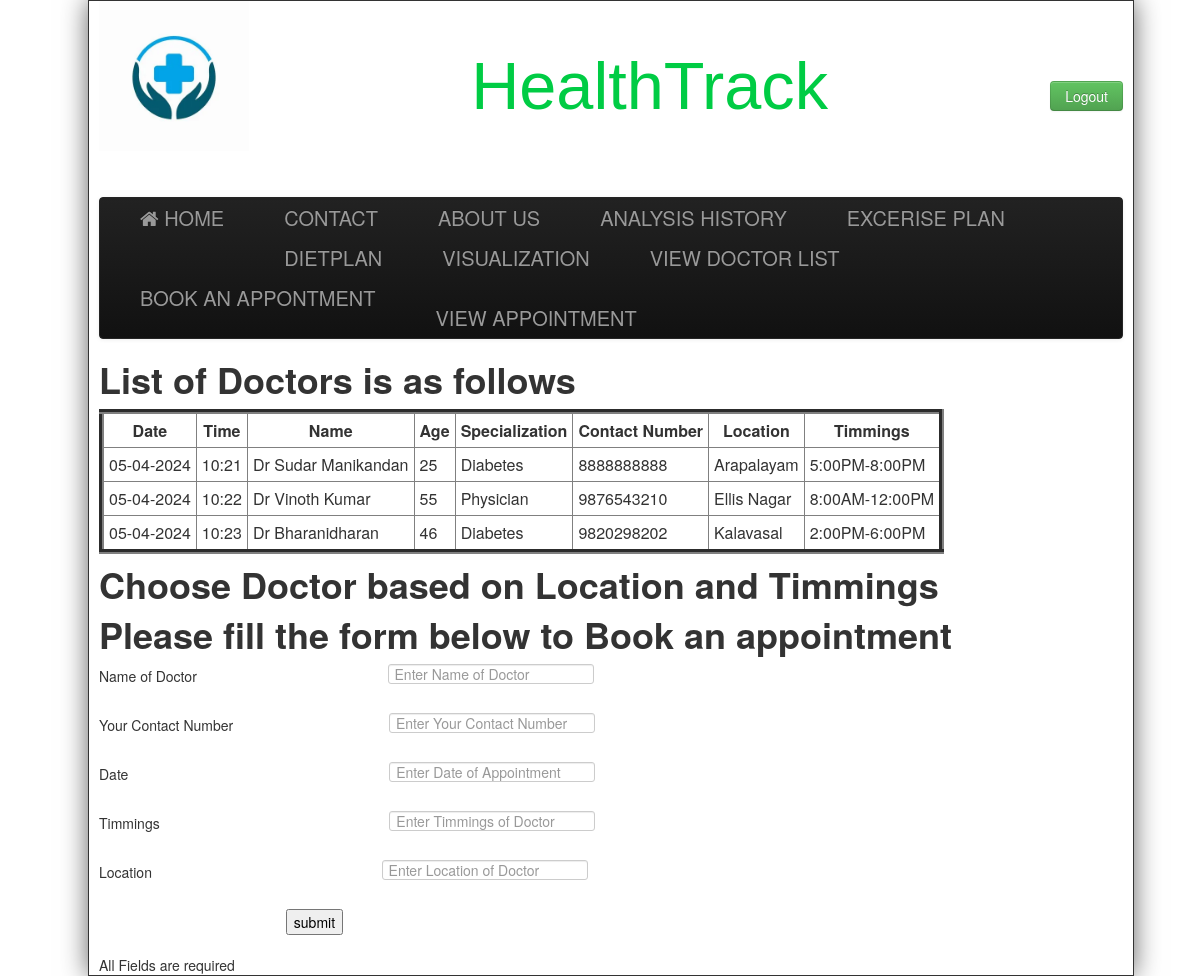
Screenshot of /booking.php with the database file from the repository.
### tables this page shows
CREATE TABLE `doctor` (
  `Name` varchar(255) NOT NULL,
  `Age` int(11) NOT NULL,
  `Specialization` varchar(255) NOT NULL,
  `Date` varchar(255) NOT NULL,
  `Time` varchar(255) NOT NULL,
  `CCC` varchar(255) NOT NULL,
  `Location` varchar(255) NOT NULL,
  `Timmings` varchar(255) NOT NULL,
  `Login_Id` varchar(255) NOT NULL,
  `Password` varchar(255) NOT NULL
);

### booking.php (the view, shortened to what this page needs)
<html>
<head>
	<link href="css/bootstrap.min.css" rel="stylesheet" ></link>
	<link href="css/bootstrap.css" rel="stylesheet" ></link>
	<link href="css/Default.css" rel="stylesheet" >	</link>
	<link rel="stylesheet" type="text/css" href="https://stackpath.bootstrapcdn.com/font-awesome/4.7.0/css/font-awesome.min.css"></link>
	<link href="https://stackpath.bootstrapcdn.com/font-awesome/4.7.0/css/font-awesome.min.css" rel="stylesheet"></link>
</head>
<body>
<div class="wrap">
		<div class="header">
			<div style="float:left;width:150px;">
				<img src="images/logo2.jpg"/>
			</div>
			<div>
				<div style="float:right; font-size:20px;margin-top:20px;">
				<?php
			 if(isset($_SESSION['name']))
			 {
			 echo "<b>Welcome,</b>".$_SESSION['name']."&nbsp;&nbsp;&nbsp;<a href=\"logout.php\" class=\"btn btn-info\">Logout</a>";
			 }
			 else
			 {
			 ?><br><br><br>
			     <a href="index2.php?logout='1'" class="btn btn-success" >Logout</a>
			<?php } ?>
			</div>
			<div id="heading">
				<a href="#" id="title">HealthTrack</a>
			</div>
			</div>
		</div><br><br>
		<div class="navbar navbar-inverse">
			<div class="navbar-inner">
				<div class="container" >
				<a class="brand" href="index.php" ><i class="fa fa-home" aria-hidden="true"></i>&nbsp;HOME</a>
				<a class="brand" href="contact2.php">CONTACT</a>
				<a class="brand" href="about2.php">ABOUT US </a>
				<a class="brand" href="display.php" >ANALYSIS HISTORY</a>
				<a class="brand" href="excerise.php">EXCERISE PLAN</a>
				<a class="brand" href="diet.php">DIETPLAN</a>
				<a class="brand" href="visualization.php">VISUALIZATION</a>
				<a class="brand" href="viewdoc2.php">VIEW DOCTOR LIST </a>
				<a class="brand" href="booking.php">BOOK AN APPONTMENT </a>
				<a class="brand" href="booking.php"> </a>
				<a class="brand" href="booking.php"> </a>
				<a class="brand" href="booking.php"> </a>
				<a class="brand" href="booking.php"> </a>
				<a class="brand" href="booking.php"> </a>
				<a class="brand" href="booking.php"> </a>
				<a class="brand" href="booking.php"> </a>
				<a class="brand" href="booking.php"> </a>
				<a class="brand" href="viewbooking.php">VIEW APPOINTMENT </a>
				</div>
			</div>
		</div>
<?php
include("connection.php");
$query="SELECT * FROM doctor";
$data=mysqli_query($conn,$query);
$total=mysqli_num_rows($data);
if($total !=0)
{
	?>
	<h1> List of Doctors is as follows </h1>
	<table border='5' cellpadding='5' cellspacing="5" >
		<tr>
			<th>Date </th>
			<th>Time </th>
			<th> Name </th>
			<th>Age</th>
			<th>Specialization</th>
			<th>Contact Number</th>
			<th>Location</th>
			<th>Timmings</th>
		</tr>
	<?php
	while($result=mysqli_fetch_assoc($data))
	{
		echo "<tr>
			<td>".$result['Date']."</td>
			<td>".$result['Time']."</td>
			<td>".$result['Name']."</td>
			<td>".$result['Age']."</td>
			<td>".$result['Specialization']."</td>
			<td>".$result['CCC']."</td>
			<td>".$result['Location']."</td>
			<td>".$result['Timmings']."</td>
		</tr>";
	}
}
?>
</table>
<h1> Choose Doctor based on Location and Timmings </h1>
<h1> Please fill the form below to Book an appointment </h1>
<form autocomplete="off" action="" method="GET">
 Name of Doctor &nbsp;&nbsp;&nbsp;&nbsp;&nbsp;&nbsp;&nbsp;&nbsp;&nbsp;&nbsp;&nbsp;&nbsp;&nbsp;&nbsp;&nbsp;&nbsp;&nbsp;&nbsp;&nbsp;&nbsp;&nbsp;&nbsp;&nbsp;&nbsp;&nbsp;&nbsp;&nbsp;&nbsp;&nbsp;&nbsp;&nbsp;&nbsp;&nbsp;&nbsp;&nbsp;&nbsp;&nbsp;&nbsp;&nbsp;&nbsp;&nbsp;&nbsp;&nbsp;&nbsp;&nbsp;&nbsp;&nbsp;
<input type="text" name="name"     value="" placeholder="Enter Name of Doctor "/><br><br>
Your Contact Number &nbsp;&nbsp;&nbsp;&nbsp;&nbsp;&nbsp;&nbsp;&nbsp;&nbsp;&nbsp;&nbsp;&nbsp;&nbsp;&nbsp;&nbsp;&nbsp;&nbsp;&nbsp;&nbsp;&nbsp;&nbsp;&nbsp;&nbsp;&nbsp;&nbsp;&nbsp;&nbsp;&nbsp;&nbsp;&nbsp;&nbsp;&nbsp;&nbsp;&nbsp;&nbsp;&nbsp;&nbsp;&nbsp;&nbsp;<input type="text" name="pan" value="" placeholder="Enter Your Contact Number " /> <br><br>
Date  &nbsp;&nbsp;&nbsp;&nbsp;&nbsp;&nbsp;&nbsp;&nbsp;&nbsp;&nbsp;&nbsp;&nbsp;&nbsp;&nbsp;&nbsp;&nbsp;&nbsp;&nbsp;&nbsp;&nbsp;&nbsp;&nbsp;&nbsp;&nbsp;&nbsp;&nbsp;&nbsp;&nbsp;&nbsp;&nbsp;&nbsp;&nbsp;&nbsp;&nbsp;&nbsp;&nbsp;&nbsp;&nbsp;&nbsp;&nbsp;&nbsp;&nbsp;&nbsp;&nbsp;&nbsp;&nbsp;&nbsp;&nbsp;&nbsp;&nbsp;&nbsp;&nbsp;&nbsp;&nbsp;&nbsp;&nbsp;&nbsp;&nbsp;&nbsp;&nbsp;&nbsp;&nbsp;&nbsp;&nbsp;&nbsp;
<input type="text" name="dat"  value="" placeholder="Enter Date of Appointment"/><br><br>
Timmings  &nbsp;&nbsp;&nbsp;&nbsp;&nbsp;&nbsp;&nbsp;&nbsp;&nbsp;&nbsp;&nbsp;&nbsp;&nbsp;&nbsp;&nbsp;&nbsp;&nbsp;&nbsp;&nbsp;&nbsp;&nbsp;&nbsp;&nbsp;&nbsp;&nbsp;&nbsp;&nbsp;&nbsp;&nbsp;&nbsp;&nbsp;&nbsp;&nbsp;&nbsp;&nbsp;&nbsp;&nbsp;&nbsp;&nbsp;&nbsp;&nbsp;&nbsp;&nbsp;&nbsp;&nbsp;&nbsp;&nbsp;&nbsp;&nbsp;&nbsp;&nbsp;&nbsp;&nbsp;&nbsp;&nbsp;&nbsp;&nbsp;
<input type="text" name="timming"  value="" placeholder="Enter Timmings of Doctor"/><br><br>
Location  &nbsp;&nbsp;&nbsp;&nbsp;&nbsp;&nbsp;&nbsp;&nbsp;&nbsp;&nbsp;&nbsp;&nbsp;&nbsp;&nbsp;&nbsp;&nbsp;&nbsp;&nbsp;&nbsp;&nbsp;&nbsp;&nbsp;&nbsp;&nbsp;&nbsp;&nbsp;&nbsp;&nbsp;&nbsp;&nbsp;&nbsp;&nbsp;&nbsp;&nbsp;&nbsp;&nbsp;&nbsp;&nbsp;&nbsp;&nbsp;&nbsp;&nbsp;&nbsp;&nbsp;&nbsp;&nbsp;&nbsp;&nbsp;&nbsp;&nbsp;&nbsp;&nbsp;&nbsp;&nbsp;&nbsp;&nbsp;&nbsp;
<input type="text" name="loca"  value="" placeholder="Enter Location of Doctor"/><br><br>
<input type="submit" name="submit" value="submit"/>
</form>
<?php
if($_GET['submit'])
{
	date_default_timezone_set('Asia/Kolkata');
	$n=$_GET['name'];
	$ca=$_GET['pan'];
	$d=$_GET['dat'];
	$t=$_GET['timming'];
	$dob=date('d-m-Y');
	$tob=date('H:i');
	$name= $_SESSION['username'];
	$l=$_GET['loca'];
			$query1="INSERT INTO appointment VALUES('$n','$ca','$d','$t','$name','$dob','$tob','$l')";
			$data1 = mysqli_query($conn,$query1);
				if($data1)
				{
					 echo "<center><h1>Appointment Booked Successfully</h1></center>";
				}
	}
else
	{
		echo "All Fields are required";
	}
?>
</body>
</html>

### css/Default.css (style rules this page uses)
body { width:100%; background-image:url(C:\xampp\htdocs\RNGClinic\images\back.jpg); }
.header { height: 156px; padding: 0; font-size: 14px; width:100%; }
.wrap { position:absolute; width:1024px; background-color:#FFFFFF; padding:0 10px; border:solid 1px; -o-box-shadow: 10px 10px 5px #888; -moz-box-shadow: 10px 10px 5px #888; -webkit-box-shadow: 10px 10px 5px #888; box-shadow: 0px 0px 25px #666; }
#heading { text-align:center; font-size:50pt; font-family:verdana,helvetica,arial,sans-serif; color:#993366; padding-top:35pt; line-height:normal; }
.navbar .brand { padding:10px 40px 10px; }

### booking.php (style rules this page uses)
#title { color: #00cc44; }

### rows the page displays
doctor: Date "05-04-2024", Time "10:21", Name "Dr Sudar Manikandan", Age "25", Specialization "Diabetes", CCC "8888888888", Location "Arapalayam", Timmings "5:00PM-8:00PM"
doctor: Date "05-04-2024", Time "10:22", Name "Dr Vinoth Kumar", Age "55", Specialization "Physician", CCC "9876543210", Location "Ellis Nagar", Timmings "8:00AM-12:00PM"
doctor: Date "05-04-2024", Time "10:23", Name "Dr Bharanidharan", Age "46", Specialization "Diabetes", CCC "9820298202", Location "Kalavasal", Timmings "2:00PM-6:00PM"
